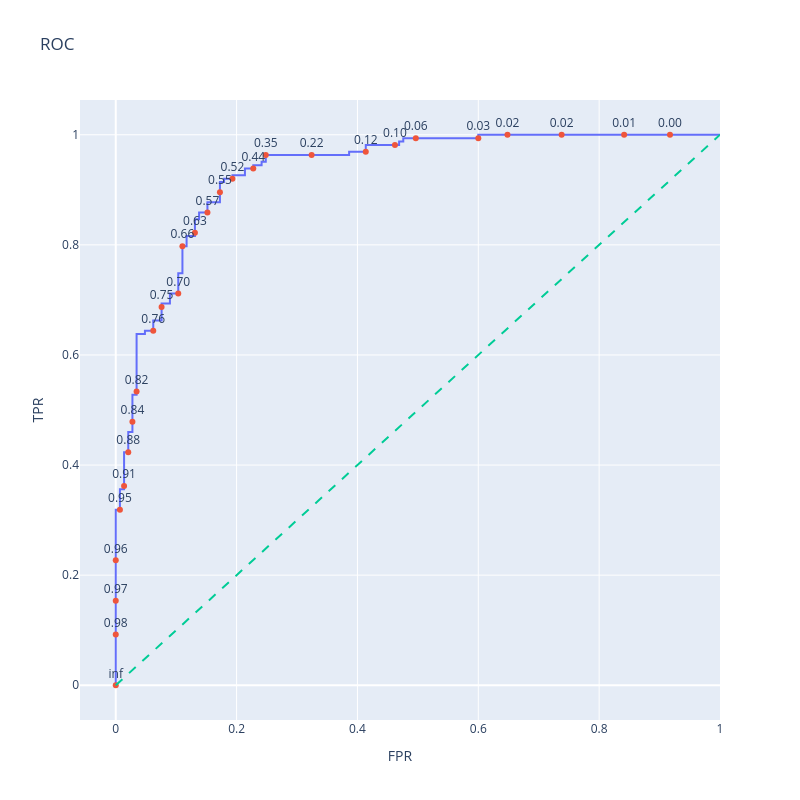

Notebook code cell kept with this figure:
### Code cell
import numpy as np
import matplotlib.pyplot as plt
import plotly.graph_objects as go

trace0 = go.Scatter(
    x = fpr,
    y = tpr,
    mode = 'lines',
    name = 'ROC Curve'
) 

n = 5
indices = np.arange(len(thresholds)) % n == 0

trace1 = go.Scatter(
    x = fpr[indices],
    y = tpr[indices],
    mode = 'markers+text',
    name = 'Threshold Points',
    text = [f"{thr:.2f}" for thr in thresholds[indices]],
    textposition='top center'
)

trace2 = go.Scatter(
    x = [0,1],
    y = [0,1],
    mode = 'lines',
    name = 'Random (Are = 0.5)',
    line = dict(dash = 'dash')
)

data = [trace0, trace1, trace2]

layout = go.Layout(
    title = "ROC",
    xaxis = dict(title = 'FPR'),
    yaxis = dict(title = 'TPR'),
    autosize = False,
    width = 800,
    height = 800,
    showlegend = False
)

fig = go.Figure(data = data, layout=layout)

fig.show()

### Figure 1 — Plotly figure (JSON) as saved in the notebook; plotly's stock layout.template omitted (floating-point values rounded to 4 significant figures; data arrays with more than 128 entries replaced by an {"elided": "..."} marker saying what was removed)
{"data": [{"mode": "lines", "name": "ROC Curve", "type": "scatter", "x": {"elided": "140 float values"}, "y": {"elided": "140 float values"}}, {"mode": "markers+text", "name": "Threshold Points", "text": ["inf", "0.98", "0.97", "0.96", "0.95", "0.91", "0.88", "0.84", "0.82", "0.76", "0.75", "0.70", "0.66", "0.63", "0.57", "0.55", "0.52", "0.44", "0.35", "0.22", "0.12", "0.10", "0.06", "0.03", "0.02", "0.02", "0.01", "0.00"], "textposition": "top center", "type": "scatter", "x": [0.0, 0.0, 0.0, 0.0, 0.006897, 0.01379, 0.02069, 0.02759, 0.03448, 0.06207, 0.07586, 0.1034, 0.1103, 0.131, 0.1517, 0.1724, 0.1931, 0.2276, 0.2483, 0.3241, 0.4138, 0.4621, 0.4966, 0.6, 0.6483, 0.7379, 0.8414, 0.9172], "y": [0.0, 0.09202, 0.1534, 0.227, 0.319, 0.362, 0.4233, 0.4785, 0.5337, 0.6442, 0.6871, 0.7117, 0.7975, 0.8221, 0.8589, 0.8957, 0.9202, 0.9387, 0.9632, 0.9632, 0.9693, 0.9816, 0.9939, 0.9939, 1.0, 1.0, 1.0, 1.0]}, {"line": {"dash": "dash"}, "mode": "lines", "name": "Random (Are = 0.5)", "type": "scatter", "x": [0, 1], "y": [0, 1]}], "layout": {"autosize": false, "height": 800, "showlegend": false, "title": {"text": "ROC"}, "width": 800, "xaxis": {"title": {"text": "FPR"}}, "yaxis": {"title": {"text": "TPR"}}}}
